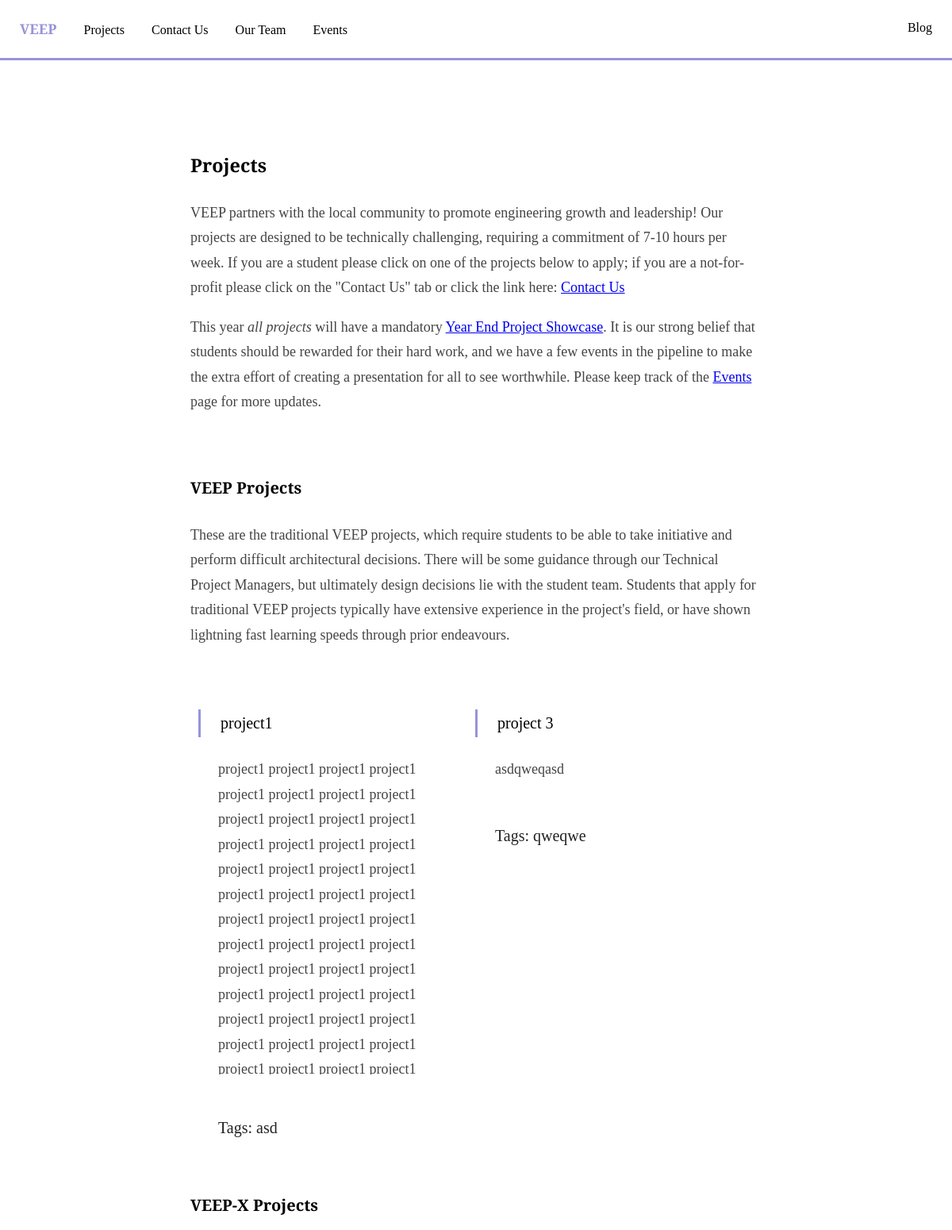
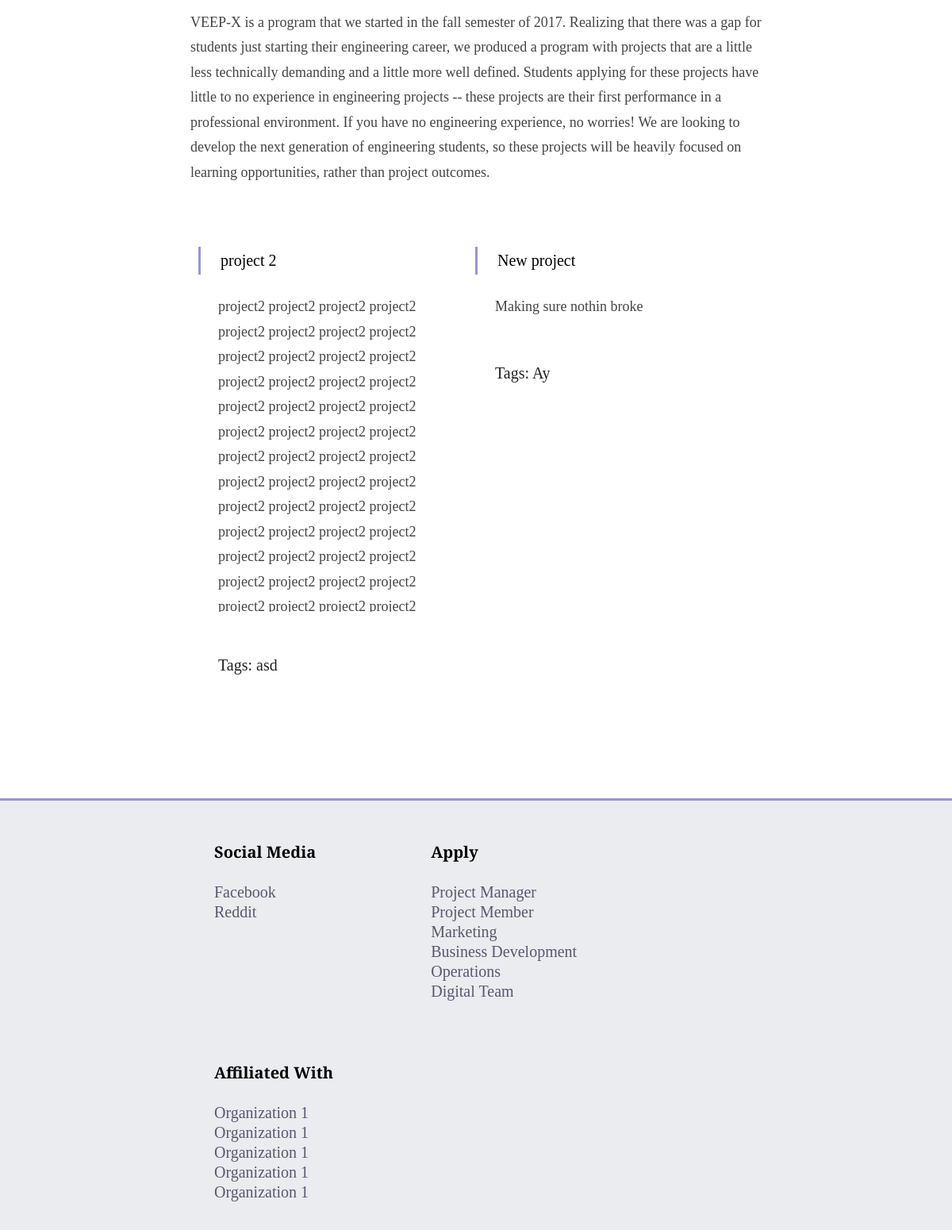
The app's page /projects with its own data (2 pictures, top to bottom).
### app/util/models.py (models this page shows)
class Project(db.Model):
    id = db.Column(db.Integer, primary_key=True)
    title = db.Column(db.String(128), index=True)
    tags = db.Column(db.String(128), index=True)
    description = db.Column(db.String(65536), index=True)
    is_veep_x = db.Column(db.Boolean, default=False)

### app/main/controllers.py (the view)
@main.route('/projects')
def projects():
    veep_projects, veepx_projects = web_logic.get_all_projects()
    return render_template("projects.htm",
                           veep_projects=veep_projects,
                           veepx_projects=veepx_projects)

### app/dao/project_dao.py (called while the page is built)
def get_veep_projects():
    try:
        projects = Project.query.filter_by(is_veep_x=False).all()
        return projects
    except OperationalError:
        return []

def get_veepx_projects():
    try:
        projects = Project.query.filter_by(is_veep_x=True).all()
        return projects
    except OperationalError:
        return []

### app/logic/web_logic.py (called while the page is built)
def get_all_projects():
    return project_dao.get_veep_projects(), project_dao.get_veepx_projects()

### app/templates/projects.htm
{% extends 'base.htm' %}
{% block stylesheets %}
<link rel="stylesheet" href="{{ url_for('static', filename='css/project.css') }}">
{% endblock %}
{% block content %}
<div class="content">
    <div class="introduction contentEntry">
        <h3>Projects</h3>
        <p class="contentBody">
            VEEP partners with the local community to promote engineering growth and leadership! Our projects are designed
            to be technically challenging, requiring a commitment of 7-10 hours per week. If you are a student please click
            on one of the projects below to apply; if you are a not-for-profit please click on the "Contact Us" tab or
            click the link here: <a href="{{url_for('.contact_us')}}">Contact Us</a>
        </p>
        <p class="contentBody">
            This year <i>all projects</i> will have a mandatory <a href="{{url_for('.events')}}">
            Year End Project Showcase</a>. It is our strong belief that students should be rewarded for their hard work,
            and we have a few events in the pipeline to make the extra effort of creating a presentation for all to
            see worthwhile. Please keep track of the <a href="{{url_for('.events')}}">Events</a> page for more updates.
        </p>
    </div>
    <div class="projects contentEntry">
        <h4>VEEP Projects</h4>
        <p class="contentBody">
            These are the traditional VEEP projects, which require students to be able to take initiative and perform
            difficult architectural decisions. There will be some guidance through our Technical Project Managers, but
            ultimately design decisions lie with the student team. Students that apply for traditional VEEP projects
            typically have extensive experience in the project's field, or have shown lightning fast learning speeds
            through prior endeavours.
        </p>
        {% for project in veep_projects %}
        <div class="projectContainer">
            <div class="project_title">{{project.title}}</div>
            <div class="projectItem">
                <div class="project_desc contentBody">{{project.description}}</div>
                <div class="project_tags">Tags: {{project.tags}}</div>
            </div>
        </div>
        {% endfor %}
        <h4>VEEP-X Projects</h4>
        <p class="contentBody">
            VEEP-X is a program that we started in the fall semester of 2017. Realizing that there was a gap for students
            just starting their engineering career, we produced a program with projects that are a little less technically
            demanding and a little more well defined. Students applying for these projects have little to no experience
            in engineering projects -- these projects are their first performance in a professional environment.
            If you have no engineering experience, no worries! We are looking to develop the next generation of engineering
            students, so these projects will be heavily focused on learning opportunities, rather than project outcomes.
        </p>
        {% for project in veepx_projects %}
        <div class="projectContainer">
            <div class="project_title">{{project.title}}</div>
            <div class="projectItem">
                <div class="project_desc contentBody">{{project.description}}</div>
                <div class="project_tags">Tags: {{project.tags}}</div>
            </div>
        </div>
        {% endfor %}
    </div>
</div>
{% endblock %}

### app/templates/base.htm (shortened to what this page needs)
<!DOCTYPE html>
<html lang="en">
  <head>
      <link rel="stylesheet" href="{{url_for('static', filename='css/base.css')}}">
      {% block stylesheets %}
      {% endblock %}
  </head>
  <body>
    <div class="container">
      <div class="header colorBorder">
          <ul class="headerItems">
              <a href="{{url_for('main.index')}}"><li id="veep">VEEP</li></a>
              <a href="{{url_for('main.projects')}}"><li>Projects</li></a>
              <a href="{{url_for('main.contact_us')}}"><li>Contact Us</li></a>
              <a href="{{url_for('main.our_team')}}"><li>Our Team</li></a>
              <a href="{{url_for('main.events')}}"><li>Events</li></a>
              <a href="/"><li id="blog">Blog</li></a>
          </ul>
      </div>
      <div class="contentWrapper">
          {% block content %}
          {% endblock %}
      </div>
      <div class="footer">
          <div class="categoryWrapper">
              <div class="category">
                  <ul>
                      <h4>Social Media</h4>
                      <li><a href="https://www.facebook.com/uoftveep/">Facebook</a></li>
                      <li><a href="/">Reddit</a></li>
                  </ul>
              </div>
              <div class="category">
                  <ul>
                      <h4>Apply</h4>
                      <li><a href="{{'/apply/project_manager'}}">Project Manager</a></li>
                      <li><a href="{{'/apply/project_member'}}">Project Member</a></li>
                      <li><a href="{{'/apply/marketing'}}">Marketing</a></li>
                      <li><a href="{{'/apply/business_development'}}">Business Development</a></li>
                      <li><a href="{{'/apply/operations'}}">Operations</a></li>
                      <li><a href="{{'/apply/digital_team'}}">Digital Team</a></li>
                  </ul>
              </div>
              <div class="category" id="affiliates">
                  <ul>
                      <h4>Affiliated With</h4>
                      <li><a href="/">Organization 1</a></li>
                      <li><a href="/">Organization 1</a></li>
                      <li><a href="/">Organization 1</a></li>
                      <li><a href="/">Organization 1</a></li>
                      <li><a href="/">Organization 1</a></li>
                  </ul>
              </div>
          </div>
       </div>
    </div>
  </body>
</html>

### app/static/css/base.css (style rules this page uses)
.header { width: 100%; background-color: #fff; padding: 0 10px; position: fixed; font-size: 0.8em; }
.header ul { padding: 0; list-style-type: none; margin: 0; }
.header li { display: inline-block; padding: 25px 15px; }
.header a { text-decoration: none; text-align: center; color: black; }
.footer { width: 100%; padding: 0 0 10px 0; bottom: 0; background-color: #eaecef; border-top: 3px solid #9893DA; }
.footer ul { list-style-type: none; }
.footer a { text-decoration: none; text-align: center; color: #5c5672; }
.category { display: inline-block; margin: 25px 50px; }
.category a { float: left; }
.categoryWrapper { width: 70%; margin: 0 auto; }
.contentWrapper { width: 60%; padding: 150px 0 100px 0; margin: auto; min-height: 500px; }
body { font-size: 1.25em; font-family: 'Merriweather', serif; line-height: 1.25; box-sizing: border-box; margin: 0; }
.container { min-height: 100%; margin: 0; position: relative; width: 100%; }
#blog { margin: 0 20px; float: right; }
#veep { font-weight: bold; font-size: 1.1em; color: #9893DA; }
.colorBorder { border-bottom: 3px solid #9893DA; }
.contentEntry { padding: 15px 0; line-height: 1.75; }
.contentBody { color: #444444; font-size: 0.90em; }

### app/static/css/project.css (style rules this page uses)
.projectItem { padding: 25px; }
.project_title { padding-left: 25px; border-left: 3px solid #9893DA; margin-top: 50px; }
.project_tags { margin-top: 50px; color: #222222; }
.projectContainer { width: 45%; padding: 10px; display: inline-block; vertical-align: top; }
.project_desc { max-height: 400px; overflow-y: auto; }

### records on screen
Project: title "project1", description "project1 project1 project1 project1 project1 project1 project1 project1 project1 project1 project1 project1 project1 project1 project1 project1 project1 project1 project1 project1 project1 project1 project1 project1 project1 project1 project1 project1 project1 project1 project1 project1 project1 project1 project1 project1 project1 project1 project1 project1 project1 project1 project1 project1 project1 project1 project1 project1 project1 project1 project1 project1…", tags "asd"
Project: title "project 3", description "asdqweqasd", tags "qweqwe"
Project: title "project 2", description "project2 project2 project2 project2 project2 project2 project2 project2 project2 project2 project2 project2 project2 project2 project2 project2 project2 project2 project2 project2 project2 project2 project2 project2 project2 project2 project2 project2 project2 project2 project2 project2 project2 project2 project2 project2 project2 project2 project2 project2 project2 project2 project2 project2 project2 project2 project2 project2 project2 project2 project2 project2…", tags "asd"
Project: title "New project", description "Making sure nothin broke", tags "Ay"
